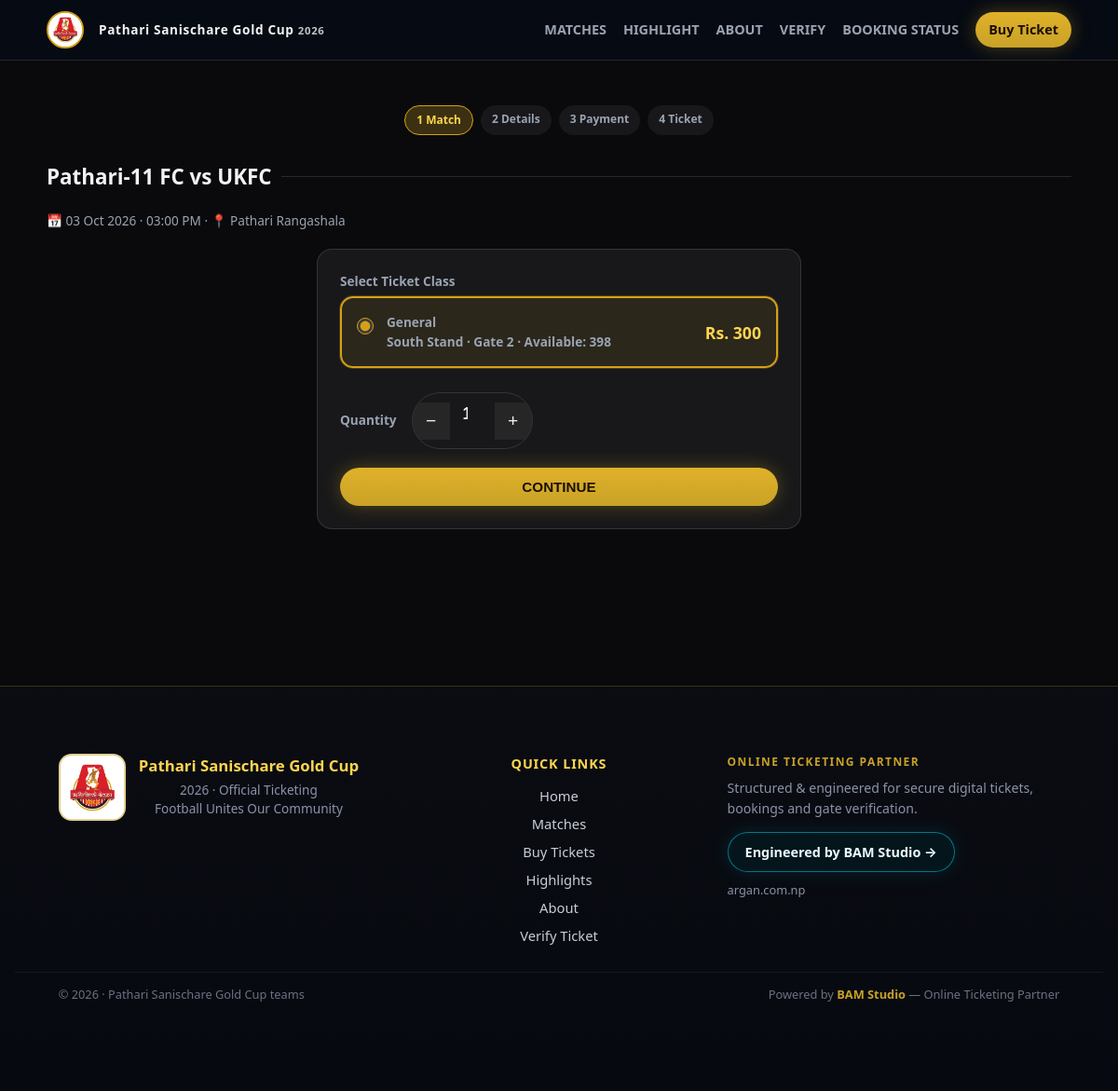
/buy/1, run on the app's committed database.
### app/models/settings.py (models this page shows, shortened)
class SiteSetting(db.Model):
    __tablename__ = 'site_settings'
    id = db.Column(db.Integer, primary_key=True)
    key = db.Column(db.String(100), unique=True, nullable=False, index=True)
    value = db.Column(db.Text)
    updated_at = db.Column(db.DateTime, default=lambda: datetime.now(timezone.utc),
                           onupdate=lambda: datetime.now(timezone.utc))
    @classmethod
    def get(cls, key, default=''):
        row = cls.query.filter_by(key=key).first()
        return row.value if row and row.value is not None else default

### app/models/team.py (models this page shows, shortened)
class Team(db.Model):
    __tablename__ = 'teams'
    id = db.Column(db.Integer, primary_key=True)
    name = db.Column(db.String(120), nullable=False)
    short_name = db.Column(db.String(40))
    logo = db.Column(db.String(255))  # path under static/uploads
    primary_color = db.Column(db.String(20), default='#1a237e')
    secondary_color = db.Column(db.String(20), default='#ffffff')
    is_active = db.Column(db.Boolean, default=True)
    created_at = db.Column(db.DateTime, default=lambda: datetime.now(timezone.utc))

### app/models/match.py (models this page shows, shortened)
class Match(db.Model):
    __tablename__ = 'matches'
    id = db.Column(db.Integer, primary_key=True)
    title = db.Column(db.String(200))
    home_team_id = db.Column(db.Integer, db.ForeignKey('teams.id'), nullable=False)
    away_team_id = db.Column(db.Integer, db.ForeignKey('teams.id'), nullable=False)
    match_date = db.Column(db.DateTime, nullable=False)
    venue = db.Column(db.String(200), default='Pathari, Morang')
    venue_detail = db.Column(db.String(200), default='Domalai Rajbanshi Ground')
    status = db.Column(db.String(20), default='upcoming')  # upcoming, live, completed, cancelled
    is_featured = db.Column(db.Boolean, default=False)
    poster = db.Column(db.String(255))
    created_at = db.Column(db.DateTime, default=lambda: datetime.now(timezone.utc))
    home_team = db.relationship('Team', foreign_keys=[home_team_id])
    away_team = db.relationship('Team', foreign_keys=[away_team_id])
    ticket_classes = db.relationship('TicketClass', backref='match', lazy='dynamic')
    @property
    def display_name(self):
        h = self.home_team.short_name or self.home_team.name if self.home_team else 'TBD'
        a = self.away_team.short_name or self.away_team.name if self.away_team else 'TBD'
        return f'{h} vs {a}'

### app/models/ticket_class.py (models this page shows, shortened)
class TicketClass(db.Model):
    __tablename__ = 'ticket_classes'
    id = db.Column(db.Integer, primary_key=True)
    match_id = db.Column(db.Integer, db.ForeignKey('matches.id'), nullable=False)
    name = db.Column(db.String(80), nullable=False)  # General, VIP, Premium, VVIP
    price = db.Column(db.Numeric(10, 2), nullable=False)
    total_seats = db.Column(db.Integer, default=100)
    sold = db.Column(db.Integer, default=0)
    gate = db.Column(db.String(40), default='Gate 1')
    zone = db.Column(db.String(80), default='East Stand')
    color = db.Column(db.String(20), default='#c9a227')  # gold accent per class
    sort_order = db.Column(db.Integer, default=0)
    is_active = db.Column(db.Boolean, default=True)
    created_at = db.Column(db.DateTime, default=lambda: datetime.now(timezone.utc))
    @property
    def available(self):
        return max(0, (self.total_seats or 0) - (self.sold or 0))

### app/routes/public.py (the view, shortened to what this page needs)
@public_bp.route('/buy/<int:match_id>', methods=['GET', 'POST'])
def buy(match_id):
    match = Match.query.get_or_404(match_id)
    classes = TicketClass.query.filter_by(match_id=match.id, is_active=True)\
        .order_by(TicketClass.sort_order).all()
    return render_template('public/buy.html', match=match, classes=classes)

### app/templates/public/buy.html (shortened to what this page needs)
{% extends "public/base.html" %}
{% block content %}
<section class="section">
  <div class="container">
    <div class="steps">
      <span class="on">1 Match</span><span>2 Details</span><span>3 Payment</span><span>4 Ticket</span>
    </div>
    <h1 class="section-title">{{ match.display_name }}</h1>
    <p class="meta" style="margin-bottom:20px">📅 {{ match.match_date.strftime('%d %b %Y · %I:%M %p') }} · 📍 {{ match.venue }}</p>
    <form method="post" class="form-card" style="max-width:520px">
      <label>Select Ticket Class</label>
      <div class="class-list">
        {% for c in classes %}
        <label class="class-option">
          <input type="radio" name="class_id" value="{{ c.id }}" {% if loop.first %}checked{% endif %} {% if c.available < 1 %}disabled{% endif %}>
          <div class="info">
            <strong>{{ c.name }}</strong>
            <div style="color:var(--muted);font-size:0.85rem">{{ c.zone }} · {{ c.gate }} · Available: {{ c.available }}</div>
          </div>
          <div class="price">Rs. {{ '%.0f'|format(c.price|float) }}</div>
        </label>
        {% else %}
        <p style="color:var(--muted)">No ticket classes available.</p>
        {% endfor %}
      </div>
      <div class="qty-row">
        <label style="margin:0">Quantity</label>
        <div class="qty-ctrl">
          <button type="button" onclick="chg(-1)">−</button>
          <input type="number" name="quantity" id="qty" value="1" min="1" max="10" readonly>
          <button type="button" onclick="chg(1)">+</button>
        </div>
      </div>
      <button type="submit" class="btn btn-gold btn-block" {% if not classes %}disabled{% endif %}>CONTINUE</button>
    </form>
  </div>
</section>
{% endblock %}

### app/templates/public/base.html (shortened to what this page needs)
<!DOCTYPE html>
<html lang="en">
<head>
  <link rel="stylesheet" href="{{ url_for('static', filename='css/main.css') }}">
</head>
<body class="app-shell">
  <header class="topnav">
    <div class="container topnav-inner">
      <a class="logo" href="{{ url_for('public.home') }}">
        {% if site_logo_url %}
        <img src="{{ site_logo_url }}" alt="{{ site_name }} logo" class="brand-logo" width="40" height="40">
        {% else %}
        <img src="{{ url_for('static', filename='images/logo.jpg') }}" alt="{{ site_name }} logo" class="brand-logo" width="40" height="40">
        {% endif %}
        <span>{{ site_name }} <small style="opacity:0.8;font-weight:600">{{ site_year }}</small></span>
      </a>
      <nav class="nav-links" aria-label="Main">
        <a href="{{ url_for('public.matches') }}">MATCHES</a>
        <a href="{{ url_for('public.highlights') }}">HIGHLIGHT</a>
        <a href="{{ url_for('public.about') }}">ABOUT</a>
        <a href="{{ url_for('public.verify') }}">VERIFY</a>
        <a href="{{ url_for('public.booking_status') }}">BOOKING STATUS</a>
        <a class="btn btn-gold btn-sm" href="{{ url_for('public.matches') }}">Buy Ticket</a>
      </nav>
    </div>
  </header>
  <main>{% block content %}{% endblock %}</main>
  <footer class="site-footer">
    <div class="container footer-grid">
      <div class="footer-brand">
        {% if site_logo_url %}
        <img src="{{ site_logo_url }}" alt="{{ site_name }}" class="footer-logo" width="72" height="72">
        {% else %}
        <img src="{{ url_for('static', filename='images/logo.jpg') }}" alt="{{ site_name }}" class="footer-logo" width="72" height="72">
        {% endif %}
        <div>
          <strong class="footer-title">{{ site_name }}</strong>
          <p class="footer-tag">{{ site_year }} · Official Ticketing</p>
          <p class="footer-tagline">Football Unites Our Community</p>
        </div>
      </div>
      <div class="footer-links">
        <h4>Quick Links</h4>
        <nav aria-label="Footer">
          <a href="{{ url_for('public.home') }}">Home</a>
          <a href="{{ url_for('public.matches') }}">Matches</a>
          <a href="{{ url_for('public.matches') }}">Buy Tickets</a>
          <a href="{{ url_for('public.highlights') }}">Highlights</a>
          <a href="{{ url_for('public.about') }}">About</a>
          <a href="{{ url_for('public.verify') }}">Verify Ticket</a>
        </nav>
      </div>
      <div class="footer-partner">
        <p class="partner-label">ONLINE TICKETING PARTNER</p>
        <p class="partner-text">Structured &amp; engineered for secure digital tickets, bookings and gate verification.</p>
        <a class="partner-btn" href="https://argan.com.np" target="_blank" rel="noopener noreferrer">
          Engineered by BAM Studio →
        </a>
        <p class="partner-sub"><a href="https://argan.com.np" target="_blank" rel="noopener noreferrer">argan.com.np</a></p>
      </div>
    </div>
    <div class="footer-bottom">
      <div class="container footer-bottom-inner">
        <span>© {{ site_year }} · Pathari Sanischare Gold Cup teams</span>
        <span>Powered by <a href="https://argan.com.np" target="_blank" rel="noopener noreferrer">BAM Studio</a> — Online Ticketing Partner</span>
      </div>
    </div>
  </footer>
</body>
</html>

### data on the page
SiteSetting: value "Pathari Sanischare Gold Cup"
Team: display_name "Pathari-11 FC vs UKFC"
Match: match_date "03 Oct 2026 · 03:00 PM", venue "Pathari Rangashala"
TicketClass: sold "☑ General South Stand · Gate 2 ·", name "General", zone "South Stand", gate "Gate 2", available "398", price "300"

### other printed values
{{ site_year }} "2026"
